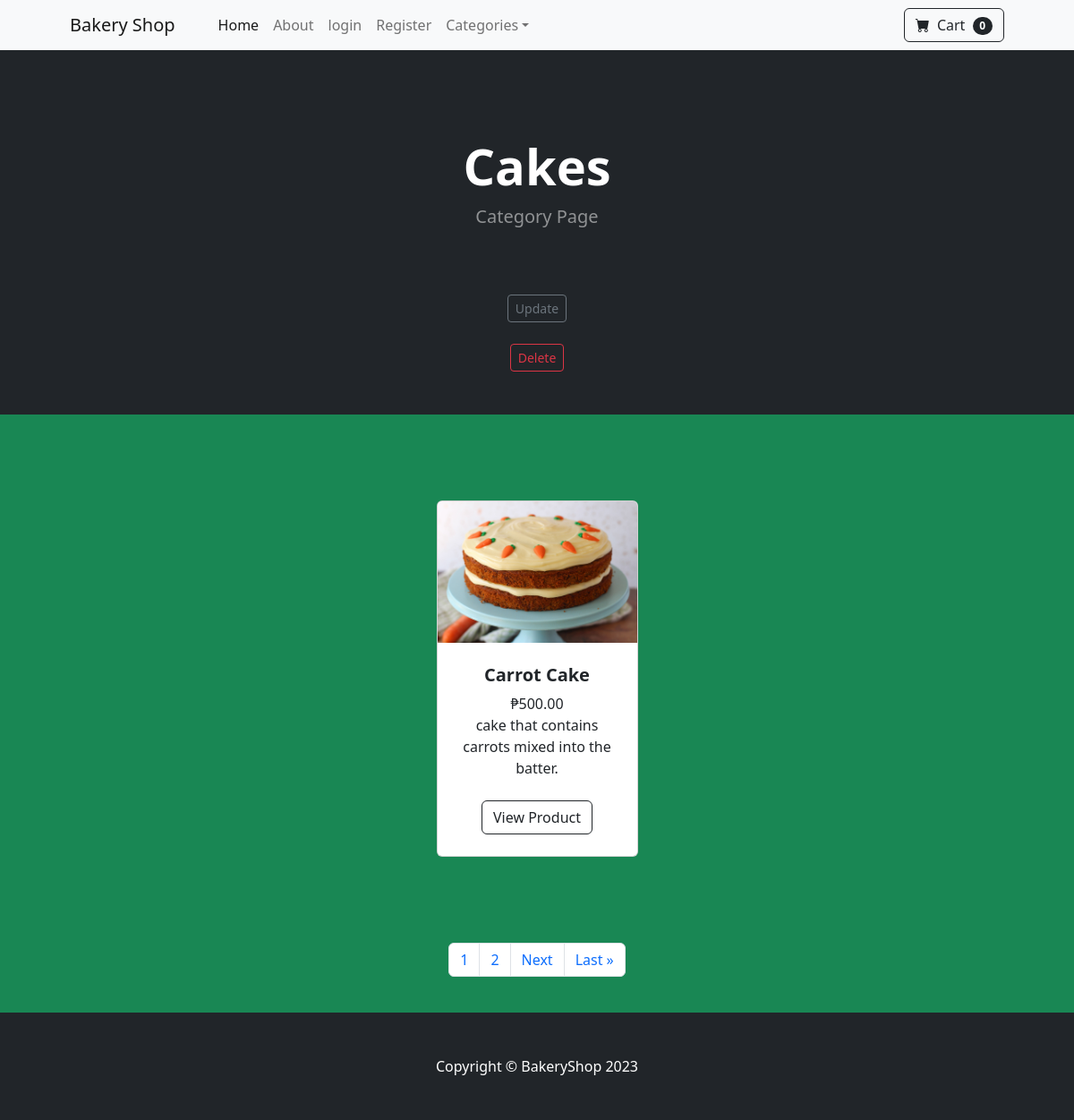
Page /category/4 on the committed database.
### shop/models.py (models this page shows, shortened)
class BaseModel(models.Model):
    created_at = models.DateTimeField(auto_now_add=True, db_index=True)
    updated_at = models.DateTimeField(auto_now=True)
    class Meta:
        abstract = True

class Category(BaseModel):
    name = models.CharField(max_length=50)
    def __str__(self):
        return self.name
    class Meta:
        verbose_name_plural = 'categories'

class Product(BaseModel):
    name = models.CharField(max_length=100)
    price = models.DecimalField(default=0, decimal_places=2, max_digits=6)
    category = models.ForeignKey(Category, on_delete=models.CASCADE, default=1)
    description = models.CharField(max_length=250, default='', blank=True, null=True)
    image = models.ImageField(upload_to='uploads/product')
    meal_type = models.ManyToManyField(MealType)
    is_sale = models.BooleanField(default=False)
    sale_price = models.DecimalField(default=0, decimal_places=2, max_digits=6)

### shop/views.py (the view)
# urls.py: path('category/<int:pk>', views.category, name='category'),
def category(request, pk):
    category = Category.objects.all()
    category_name = Category.objects.filter(id=pk).first()
    category_id = Category.objects.get(id=pk)
    products = Product.objects.filter(category=category_id)
    category_paginated = Paginator(Category.objects.all(), 3)
    page_number = request.GET.get('page')
    page = category_paginated.get_page(page_number)
    nums = "a" * page.paginator.num_pages
    return render(request, 'category.html', {'category':category, 'category_name':category_name, 'products':products, 'page': page , 'nums': nums})

### cart/cart.py (called while the page is built)
    def __len__(self):
        return len(self.cart)

### cart/context_processors.py (called while the page is built)
def cart(request):
    return {'cart' : Cart(request)}

### shop/templates/category.html
{% extends 'base.html' %}
{% block content %}
        <header class="bg-dark py-5">
            <div class="container px-4 px-lg-5 my-5">
                <div class="text-center text-white">
                    <h1 class="display-4 fw-bolder">{{ category_name }}</h1>
                    <p class="lead fw-normal text-white-50 mb-0">Category Page</p>
                </div>
            </div>
            <center>
                <td>
                <br/>
                <a href ="{{ category_name.id}}/edit_category" class="btn btn-outline-secondary btn-sm">Update</a>
            </td>
        </center>
            <center>
                <td>
                <br/>
                 <a href ="{{ category_name.id}}/del_category" class="btn btn-outline-danger btn-sm">Delete</a>
                </td>
            </center>
        </header>
        <section class="py-5">
            <div class="container px-4 px-lg-5 mt-5">
                <div class="row gx-4 gx-lg-5 row-cols-2 row-cols-md-3 row-cols-xl-4 justify-content-center">
                    {% if products %}
                    {% for product in products %}
                        {% if product.is_sale %}
                        <div class="col mb-5">
                            <div class="card h-100">
                                <div class="badge bg-dark text-white position-absolute" style="top: 0.5rem; right: 0.5rem">Sale</div>
                                <img class="card-img-top" src="{{ product.image.url }}" alt="..." />
                                <div class="card-body p-4">
                                    <div class="text-center">
                                        <h5 class="fw-bolder">{{ product.name }}</h5>
                                        <div class="d-flex justify-content-center small text-warning mb-2">
                                            <div class="bi-star-fill"></div>
                                            &nbsp;&nbsp;Sale!&nbsp;&nbsp;
                                            <div class="bi-star-fill"></div>
                                        </div>
                                        <strike> ₱{{ product.price }} </strike>
                                        &nbsp;
                                        ₱{{ product.sale_price }}
                                        <br/>
                                        {{ product.description }}
                                    </div>
                                </div>
                                <div class="card-footer p-4 pt-0 border-top-0 bg-transparent">
                                    <div class="text-center"><a class="btn btn-outline-dark mt-auto" href="{% url 'product' product.id %}">View Product</a>
                                    </div>
                                </div>
                            </div>
                        </div>
                        {% else %}
                    <div class="col mb-5">
                        <div class="card h-100">
                            <img class="card-img-top" src="{{ product.image.url }}" alt="..." />
                            <div class="card-body p-4">
                                <div class="text-center">
                                    <h5 class="fw-bolder">{{ product.name }}</h5>
                                    ₱{{ product.price }}
                                    <br/>
                                    {{ product.description }}
                                </div>
                            </div>
                            <div class="card-footer p-4 pt-0 border-top-0 bg-transparent">
                                <div class="text-center"><a class="btn btn-outline-dark mt-auto" href="{% url 'product' product.id %}">View Product</a>
                                </div>
                            </div>
                        </div>
                    </div>
                    {% endif %}
                    {% endfor %}
                    {% endif %}
                </div>
            </div>
        </section>
        <div>
            {% include 'includes/pagination.html'%}
        </div>
{% endblock %}

### rows in the picture
Category: name "Cakes"
Product: image (picture), name "Carrot Cake", price "500.00", description "cake that contains carrots mixed into the batter."

### other values in the picture
{{ cart|length }} "0"
